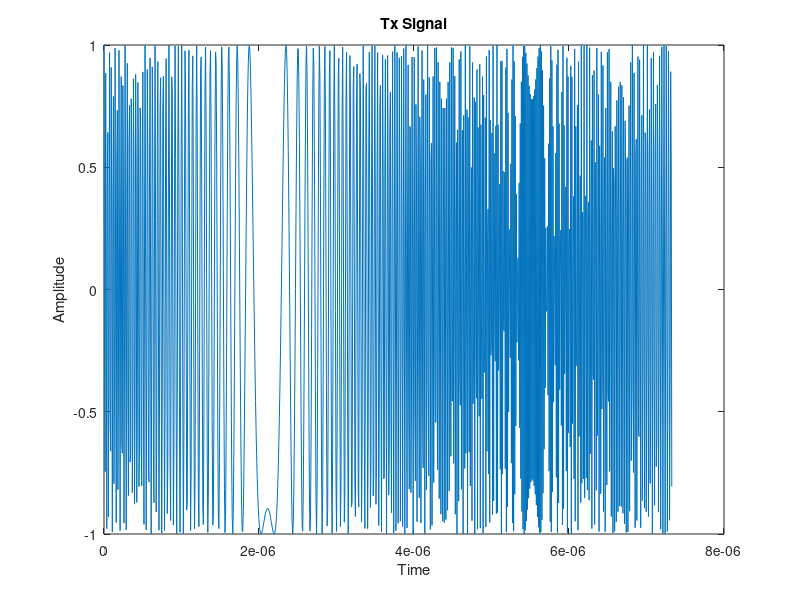
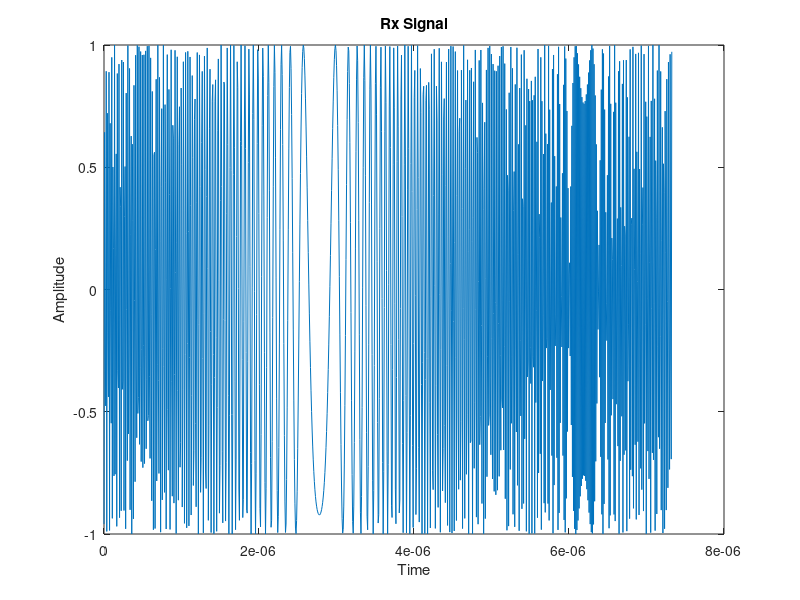
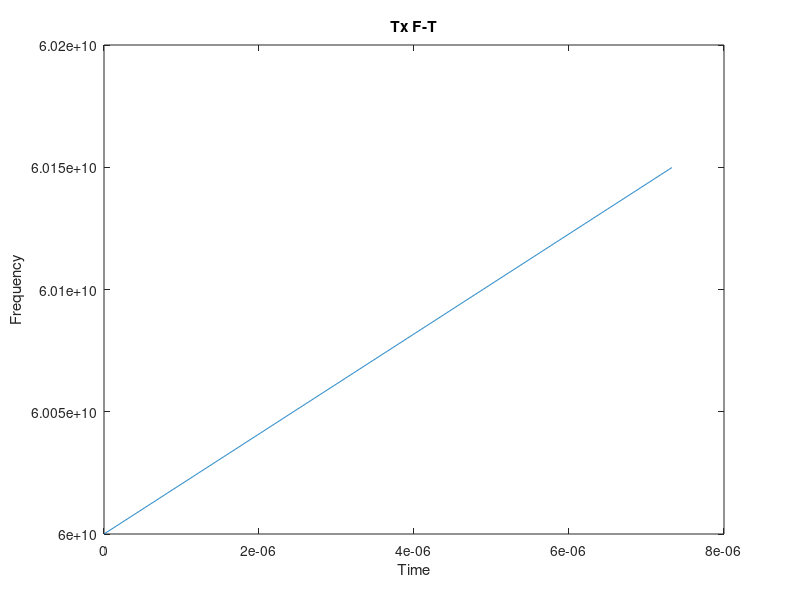
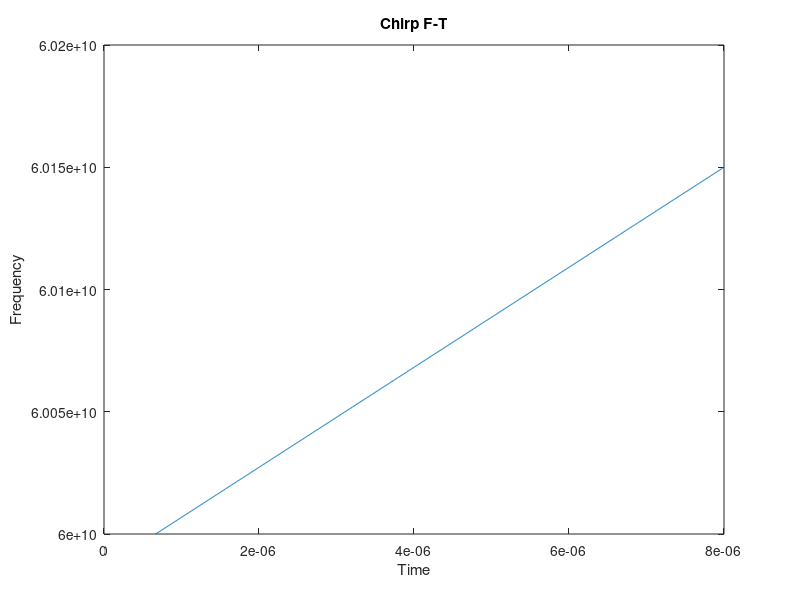

Write MATLAB code to recreate these figures, in order. (Note: this script raises an error after producing the figures.)
% CVSMS capstone team: FMCW proof-of-concept MATLAB simulation.
% Transcribed from our AIUB capstone book, Appendix Z, pp. 73-75 (June 2024).
% Only formatting was normalized; the reported algorithm and parameters remain.
% The simulation is separate from the MR60BHA1 onboard vital-sign processing.
maxR = 200; rangeRes = 1; maxV = 70;
fc = 60e9; c = 3e8; r0 = 100; v0 = 70;
B = c/(2*rangeRes);
Tchirp = 5.5*2*maxR/c;
endle_time = 6.3e-6;
slope = B/Tchirp;
f_IFmax = (slope*2*maxR)/c;
f_IF = (slope*2*r0)/c;
Nd = 128; Nr = 1024;
vres = (c/fc)/(2*Nd*(Tchirp+endle_time));
Fs = Nr/Tchirp;
t = linspace(0, Nd*Tchirp, Nr*Nd);
angle_freq = fc*t + (slope*t.^2)/2;
freq = fc + slope*t;
Tx = cos(2*pi*angle_freq);
r0 = r0 + v0*t;
td = 2*r0/c;
freqRx = fc + slope*t;
Rx = cos(2*pi*(fc*(t-td) + (slope*(t-td).*(t-td))/2));
IF_angle_freq = fc*t + (slope*t.^2)/2 - ((fc*(t-td) + (slope*(t-td).*(t-td))/2));
freqIF = slope*td;
IFx = cos(-(2*pi*(fc*(t-td) + (slope*(t-td).*(t-td))/2)) + (2*pi*angle_freq));
doppler = 10*log10(abs(fft(IFx(1:1024))));
frequency = fftshift((-Nr/2:Nr/2-1)*(Fs/Nr));
range = frequency*c/(2*slope);
figure; plot(t(1:1024), Tx(1:1024)); xlabel('Time'); ylabel('Amplitude'); title('Tx Signal');
figure; plot(t(1:1024), Rx(1:1024)); xlabel('Time'); ylabel('Amplitude'); title('Rx Signal');
figure; plot(t(1:1024), freq(1:1024)); xlabel('Time'); ylabel('Frequency'); title('Tx F-T');
figure; plot(t(1:1024)+td(1:1024), freqRx(1:1024)); xlabel('Time'); ylabel('Frequency'); title('Chirp F-T');
figure; plot(t(1:1024), IFx(1:1024)); xlabel('Time'); ylabel('Amplitude'); title('IFx Signal');
figure; plot(range(1:512), doppler(Nr/2:Nr/2+511)); xlabel('Frequency->Distance'); ylabel('Amplitude'); title('IF Signal FFT');
figure; spectrogram(IFx,1024,[],[],Fs,'yaxis'); xlabel('Time'); ylabel('Frequency'); title('Spectrogram');
